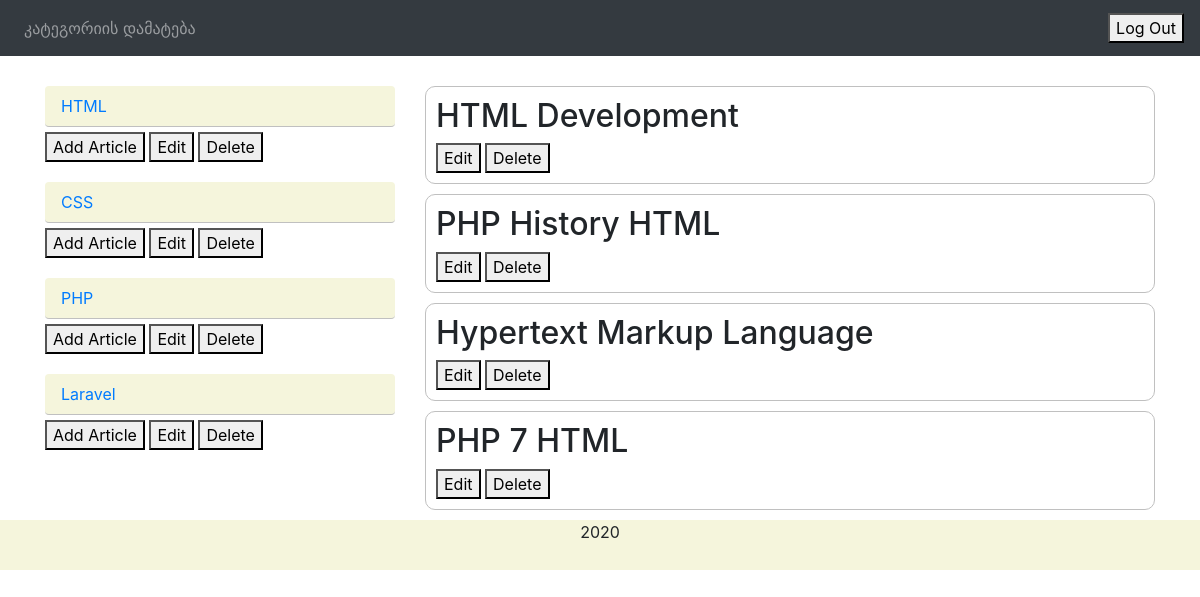
/blog/admin/index.php?cat=1 (signed in), run on the app's committed database.
### tables this page shows
CREATE TABLE `categories` (
  `id` int(6) UNSIGNED NOT NULL,
  `title` varchar(200) NOT NULL,
  `author_id` int(6) UNSIGNED DEFAULT NULL,
  `created_at` timestamp NOT NULL DEFAULT current_timestamp() ON UPDATE current_timestamp()
);

CREATE TABLE `articles` (
  `id` int(6) UNSIGNED NOT NULL,
  `title` varchar(200) NOT NULL,
  `text` text NOT NULL,
  `add_date` date DEFAULT NULL,
  `author_id` int(6) UNSIGNED DEFAULT NULL,
  `view` int(6) DEFAULT NULL,
  `created_at` timestamp NOT NULL DEFAULT current_timestamp() ON UPDATE current_timestamp()
);

### blog/admin/blocks/leftnav.php (the view, shortened to what this page needs)
<?php
    $stmt = $pdo->prepare("SELECT id, title FROM categories ORDER BY id");
    $stmt->execute();
    $stmt->setFetchMode(PDO::FETCH_ASSOC);
    $rows = $stmt->fetchAll();
?>
<div class="col-sm-4">
    <ul class="nav nav-pills flex-column nav-left">
        <?php
            foreach ($rows as $row){
        ?>
        <li class="nav-item" style="margin-bottom: 20px">
            <a class="nav-link" href="?cat=<?=$row['id']?>" style="margin-bottom: 5px"><?=$row['title']?></a>
            <button>Add Article</button>
            <button onclick="catedit(<?=$row['id']?>)" value="<?=$row['id']?>" data-toggle="modal" data-target="#catedit">Edit</button>
            <button>Delete</button>
        </li>
        <?php } ?>
    </ul>
</div>

### blog/admin/blocks/content.php (shortened to what this page needs)
<?php
    if(isset($_GET['cat'])){
        $cat = $_GET['cat'];
        $stmt = $pdo->prepare("SELECT articles.id, articles.title, articles.text, articles.add_date, articles.view,
                                      users.firstname, users.lastname FROM articles
                                INNER JOIN categoriestoarticles ON categoriestoarticles.article_id = articles.id
                                INNER JOIN users ON users.id = articles.author_id
                                WHERE categoriestoarticles.category_id=$cat ORDER BY articles.add_date DESC");
    }else if(isset($_GET['article'])){
        $article = $_GET['article'];
        $stmt = $pdo->prepare("UPDATE articles SET view = view + 1 WHERE id=$article");
        $stmt->execute();
        $stmt = $pdo->prepare("SELECT articles.id, articles.title, articles.text, articles.add_date, articles.view,
                                      users.firstname, users.lastname FROM articles
                                INNER JOIN categoriestoarticles ON categoriestoarticles.article_id = articles.id
                                INNER JOIN users ON users.id = articles.author_id
                                WHERE articles.id=$article");
    }
    $stmt->execute();
    $stmt->setFetchMode(PDO::FETCH_ASSOC);
    $rows = $stmt->fetchAll();
?>
<div class="col-sm-8">
    <?php
     if(!isset($_GET['article'])){
        foreach ($rows as $row){
    ?>
        <div class="article">
            <h2><?=$row['title']?></h2>
            <button>Edit</button>
            <button>Delete</button>
        </div>
    <?php } } ?>
</div>

### blog/admin/sass/style.css (style rules this page uses)
.nav-left a { background-color: beige; border-bottom: solid silver 1px; }
.article { border: solid silver 1px; margin-bottom: 10px; padding: 10px; border-radius: 10px; }

### data on the page
categories: title "HTML", $row['id'] 1 (drawn)
categories: title "CSS", $row['id'] 2 (drawn)
categories: title "PHP", $row['id'] 3 (drawn)
categories: title "Laravel", $row['id'] 4 (drawn)
articles: title "HTML Development"
articles: title "PHP History HTML"
articles: title "Hypertext Markup Language"
articles: title "PHP 7 HTML"
